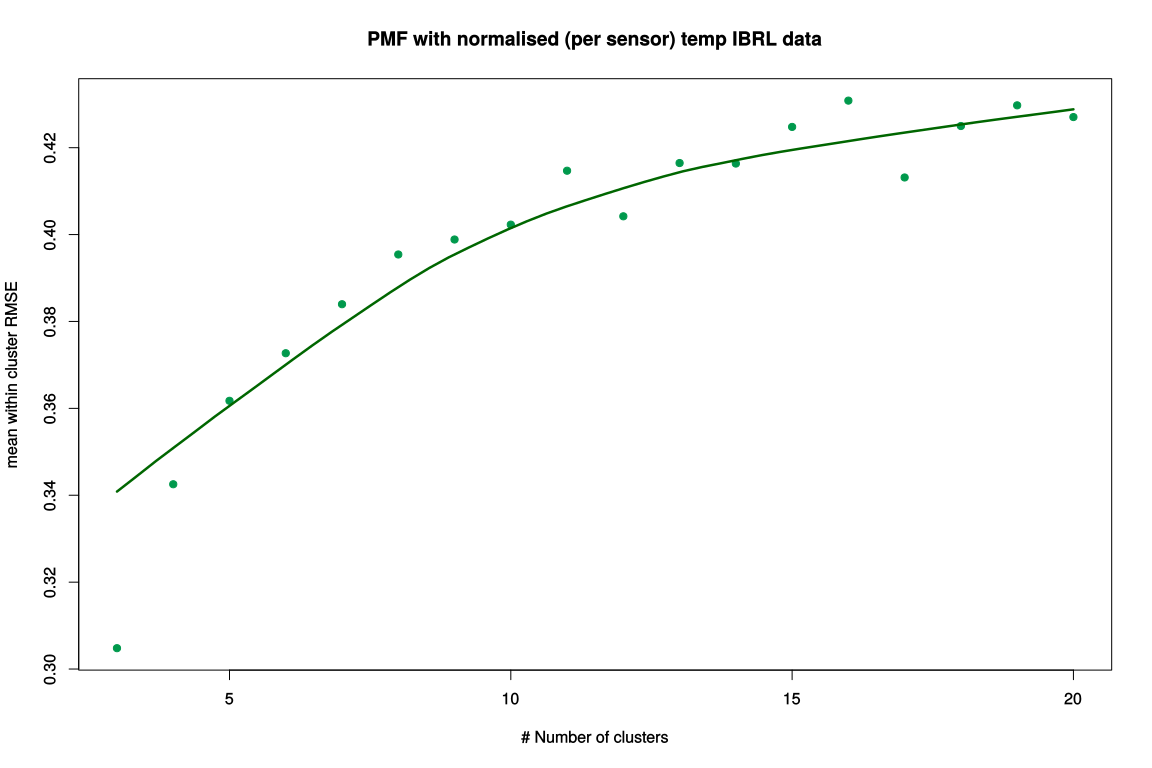

Write the R code that produced this figure.
rmse <- read.table("../metrics/RMSE.csv", sep=",", head=F)
rmse = rmse[-1,]
rmse[rmse==-999] = NA

rmse = as.data.frame(t(rmse))
names(rmse) = c("cl", "gr", "rmse")
rmsePY = rmse[complete.cases(rmse), ]
rmsepC = tapply(rmsePY$rmse,rmsePY$cl, mean, na.omit=T)

matlabRMSE <- read.table("fig5.csv", sep=",")




dev.off()
svg(filename="fig6.svg", width = 12, height = 8, pointsize = 12)

plot(3:20, rmsepC,ylab ="mean within cluster RMSE", xlab="# Number of clusters"
     , main="PMF with normalised (per sensor) temp IBRL data"#, ylim = c(3,4.5)
     , col="#00994C", pch = 19)
#axis(1, at = seq(120,1200,120))
with(df, lines(loess.smooth(3:20, rmsepC),col = "#006600", lwd=2.5))

dev.off()



rpBME = read.table("../../realAndPredMatlab.csv", sep=",")
names(rpBME) = c("real", "pred")


rpPMF = read.table("../metrics/predandRealPMF.csv", sep=",", head=T)
names(rpPMF) = c("cluster", "mote", "real", "pred")

head(rpPMF)


rpPMFcl3 = rpPMF[rpPMF$cluster==5,]
rpPMFcl3order = actual[order(actual$mote),]

index = 1:500
plot(index,rpPMFcl3order$real[index], type="l")
lines(index, rpPMFcl3order$pred[index], col="red")

plot(index, rpBME$real[index],type="l")
lines(index, rpBME$pred[index], col="red")

Variety = as.factor(c("a","b","a","b","a","b","a","b","a","b"))
Var1 = runif(10)
Var2 = runif(10)
mydata = as.data.frame(cbind(Variety,Var1,Var2))
library("ggplot2")
ggplot(mydata, aes(Var1, Var2)) + geom_point() + facet_grid(~ Variety)



for (var in unique(mydata$Variety)) {
  dev.new()
  print( ggplot(mydata[mydata$Variety==var,], aes(Var1, Var2)) + geom_point() )
}





